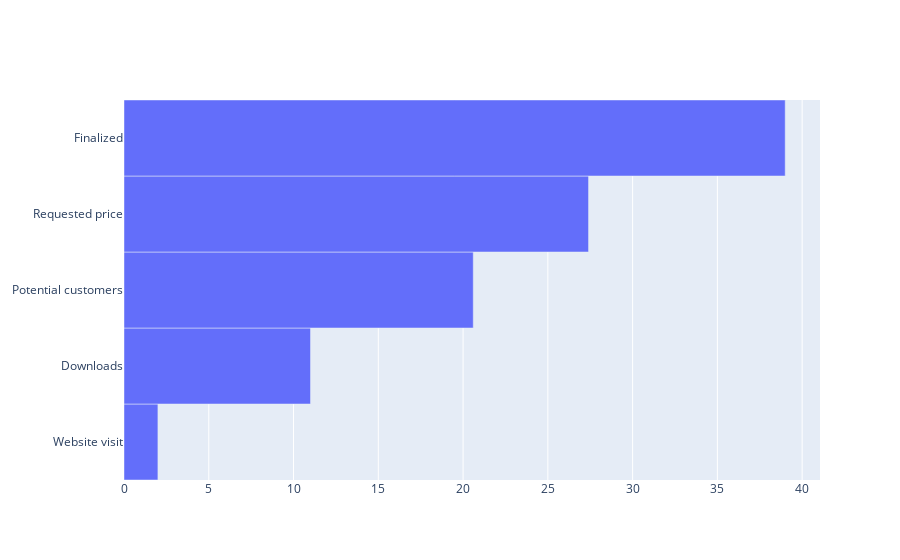

Notebook cell for this chart:
### Code cell
y = ["Website visit", "Downloads", "Potential customers", "Requested price", "Finalized"]
x = [39, 27.4, 20.6, 11, 2]

fig = go.Figure([go.Bar(x=x[::-1], y=y, width=1, orientation='h')])
fig.show()

### Figure 1 — Plotly figure (JSON) as saved in the notebook; plotly's stock layout.template omitted (floating-point values rounded to 4 significant figures)
{"data": [{"orientation": "h", "type": "bar", "width": 1, "x": [2, 11, 20.6, 27.4, 39], "y": ["Website visit", "Downloads", "Potential customers", "Requested price", "Finalized"]}], "layout": {"autosize": true, "xaxis": {"autorange": true, "range": [0, 41.05], "type": "linear"}, "yaxis": {"autorange": true, "range": [-0.5, 4.5], "type": "category"}}}
